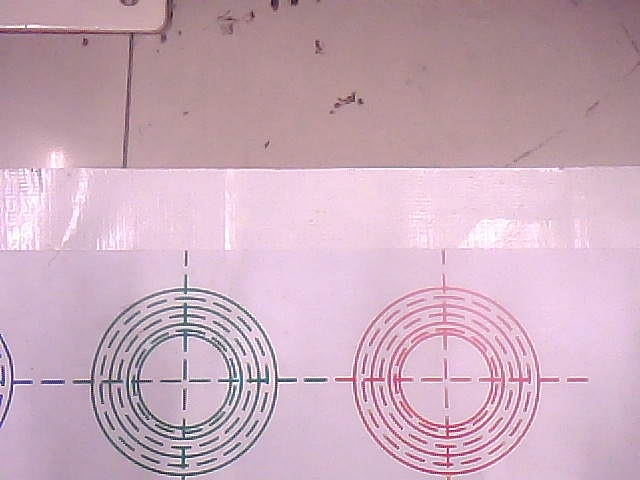
#> input picture legacy/test-ring/img.png, 640 x 480 px
$ python test.py
#> lines starting #> are read from the running program, lines starting #| are printed output that depends on the picture; after the words box and inside, x2 and y2 are one past the last pixel; in counts of white or black regions, pixels touching at a corner belong together
#> further down, img is the input picture: shape (480, 640, 3); mean B, G, R 187.8, 172.1, 202.5
import cv2
import numpy as np


def getCircleCenter(img: np.ndarray):
    result = []
    # img_calc = cv2.GaussianBlur(img, (5, 5), 0)
    img_calc = img
    img_gray = cv2.cvtColor(img_calc, cv2.COLOR_BGR2GRAY)
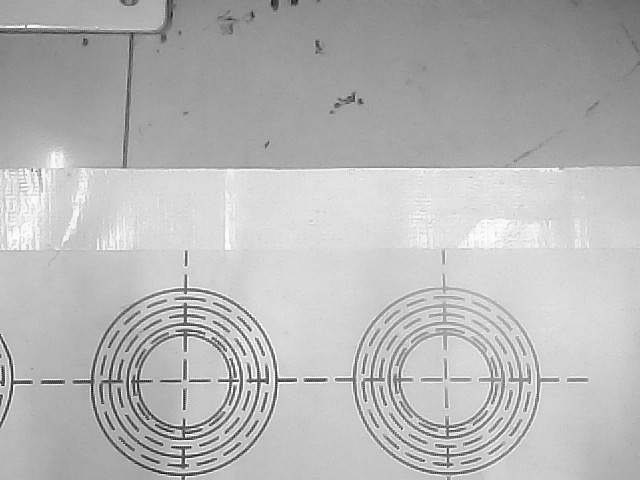
#> img_gray: shape (480, 640); min 2, max 255, mean 183

    img_binary = cv2.adaptiveThreshold(~img_gray, 255,
                                       cv2.ADAPTIVE_THRESH_GAUSSIAN_C, cv2.THRESH_BINARY, 15, -10)
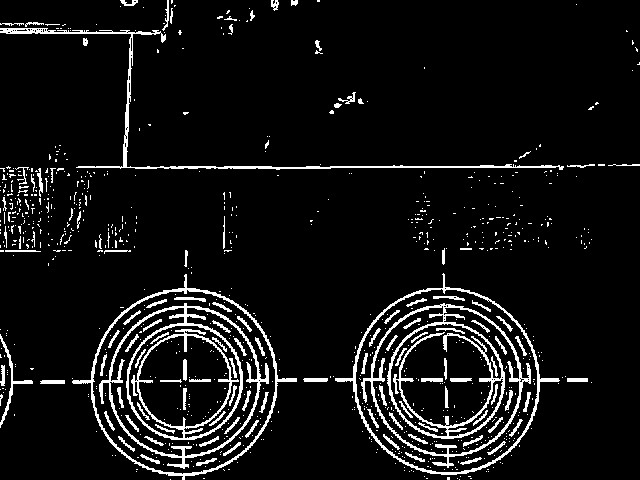
#> img_binary: shape (480, 640); 7.3% white in thin lines or dots
    erode_kernel = np.ones((1, 1), dtype=np.uint8)
    erosion_binary = cv2.erode(img_binary, kernel=erode_kernel, iterations=1)
    # cv2.imshow("video in deal", erosion_binary)
    circles = cv2.HoughCircles(erosion_binary, cv2.HOUGH_GRADIENT, 1, 100)
#> circles = [[444.5, 379.5, 92.9], [187.5, 386.5, 87.5]]

    # circles = cv2.HoughCircles(img_gray, cv2.HOUGH_GRADIENT, 1, 100)
    if circles is not None and len(circles) != 0:
        circles = np.round(circles[0, :]).astype('int')
#> circles = [[444, 380, 93], [188, 386, 88]]
        for (x, y, r) in circles:
            result.append(tuple([x, y, r]))
#> this loop made 2 passes
#> after the loop, result = [(444, 380, 93), (188, 386, 88)]
    return result


img_path = "img.png"
img = cv2.imread(img_path)
img_note = img.copy()

circles = getCircleCenter(img)
#> circles = [(444, 380, 93), (188, 386, 88)]
print(circles)
#| [(444, 380, 93), (188, 386, 88)]

for c in circles:
    cx, cy, r = c
    cv2.circle(img_note, (cx, cy), r, (255, 0, 0), 2)
#> this loop made 2 passes
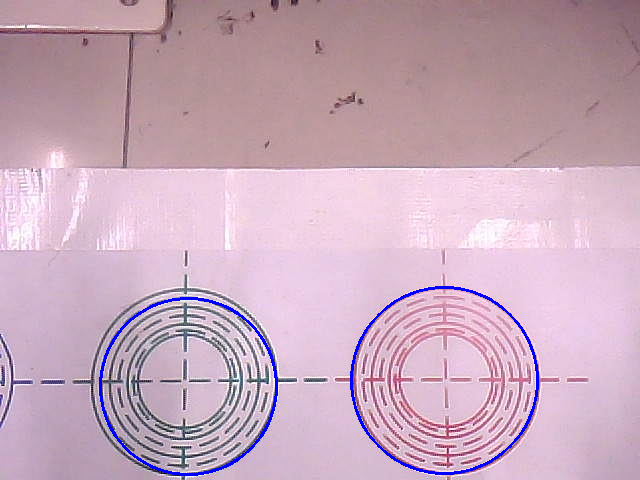
#> img_note: shape (480, 640, 3); 1.08% of pixels changed, all inside (x1, y1, x2, y2) = (99, 286, 539, 476)
cv2.imshow("img", img_note)
cv2.waitKey(0)


# # from collections import Counter
# #
# # lis = [(43, 23), (43, 23), (21, 32), (45, 32)]
# #
# # maxSample = Counter(lis).most_common(2)
# # print(maxSample)
#
# import cv2
#
# img = cv2.imread("7.jpg")
#
#
# def precondition(_img):
#     _ = cv2.pyrMeanShiftFiltering(_img, 15, 20)
#     _ = cv2.GaussianBlur(_, (3, 3), 0)
#     return _
#
#
# img = precondition(img)
# gray = cv2.cvtColor(img, cv2.COLOR_BGR2GRAY)
# cv2.imshow("img", gray)
# cv2.waitKey(0)

$ run again, with legacy/test-ring/7.jpg saved as legacy/test-ring/img.png
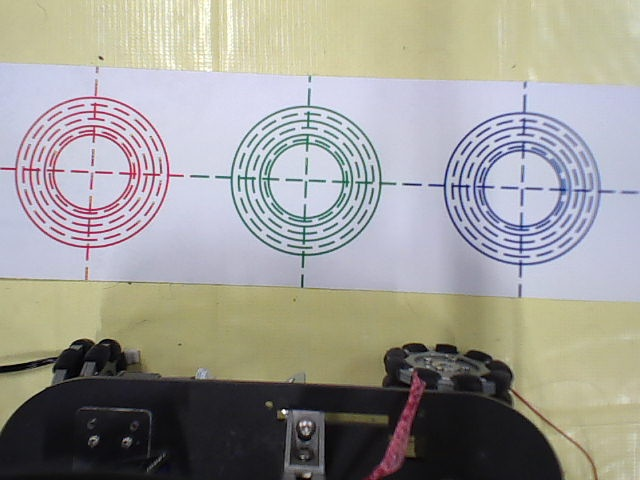
#> input picture legacy/test-ring/7.jpg, 640 x 480 px
#> img is the input picture: shape (480, 640, 3); mean B, G, R 150.4, 155.7, 157.4
#> in getCircleCenter, `img_binary = cv2.adaptiveThreshold(~img_gray, 255, cv2.ADAPTIVE_THRESH..`:
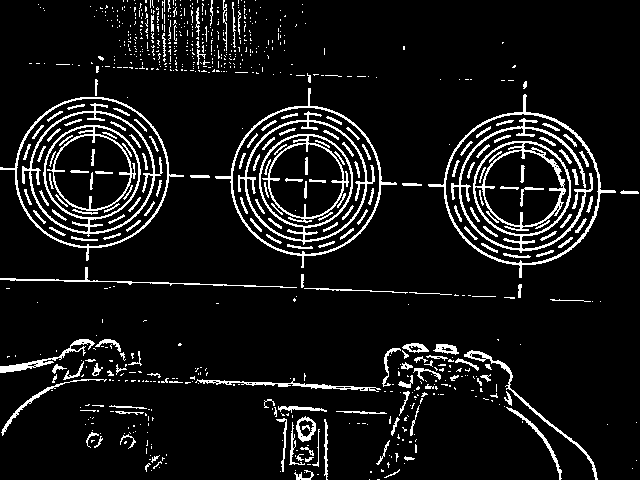
#> img_binary: shape (480, 640); 8.6% white in thin lines or dots
#> in getCircleCenter, `circles = cv2.HoughCircles(erosion_binary, cv2.HOUGH_GRADIENT, 1, 100)`: circles = [[92.5, 171.5, 76], [304.5, 179.5, 74.7], [523.5, 184.5, 73.4]]
#> in getCircleCenter, `circles = np.round(circles[0, :]).astype('int')`: circles = [[92, 172, 76], [304, 180, 75], [524, 184, 73]]
#> the loop in getCircleCenter, `for (x, y, r) in circles:` made 3 passes
#> after the loop in getCircleCenter, `for (x, y, r) in circles:`: result = [(92, 172, 76), (304, 180, 75), (524, 184, 73)]
#| [(92, 172, 76), (304, 180, 75), (524, 184, 73)]
#> the loop `for c in circles:` made 3 passes
#> after the loop `for c in circles:`:
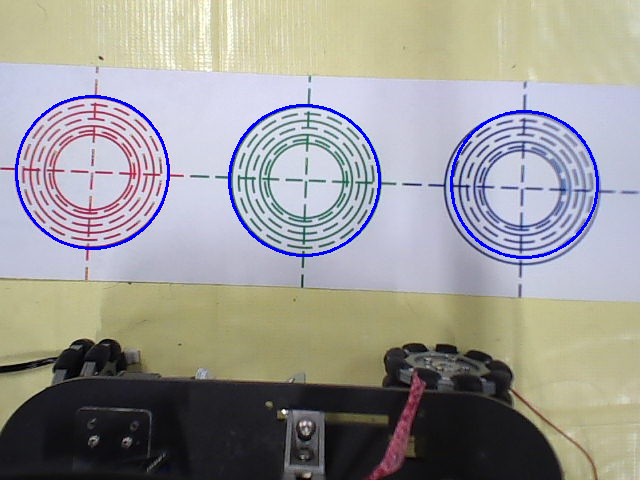
#> img_note: shape (480, 640, 3); 1.38% of pixels changed, all inside (x1, y1, x2, y2) = (15, 95, 599, 259)
